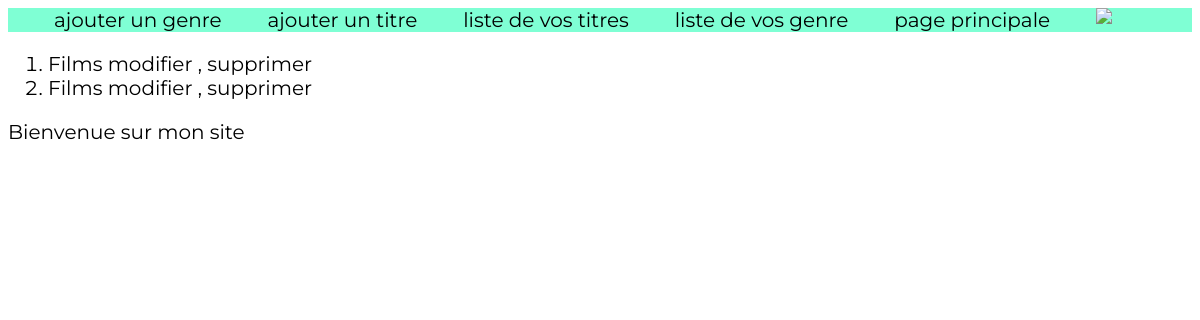
Before: /Titre/allgenre/ with the older database file.
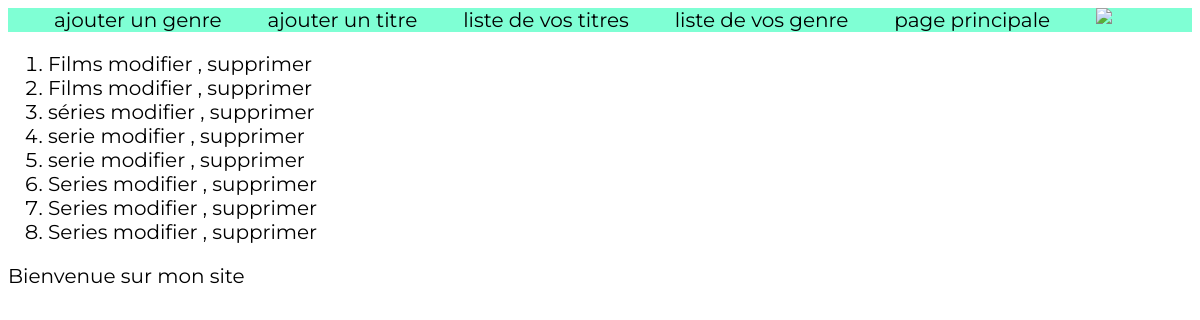
After: the same page with the newer database file.
### Titre/models.py (models this page shows, shortened)
class Genre(models.Model):
    genre = models.CharField(max_length=100)

### Titre/views.py (the view)
# urls.py: path('allgenre/',views.allgenre),
def allgenre(request):
    genre = list(models.Genre.objects.all())
    return render(request,"Titre/allgenre.html",{"genre":genre})

### Titre/templates/Titre/allgenre.html
{% extends 'Titre/main.html' %}
{% block content %}
  <ol>
    {% for l in genre %}
      <li> {{l.genre}} <a href="/Titre/upgenre/{{l.id}}">modifier</a> , <a href="/Titre/supp/{{l.id}}/">supprimer</a></li>
    {% endfor %}
  </ol>
{% endblock %}

Changed rows visible on the page:
added Genre: genre "séries"
added Genre: genre "serie"
added Genre: genre "serie"
added Genre: genre "Series"
added Genre: genre "Series"
added Genre: genre "Series"
